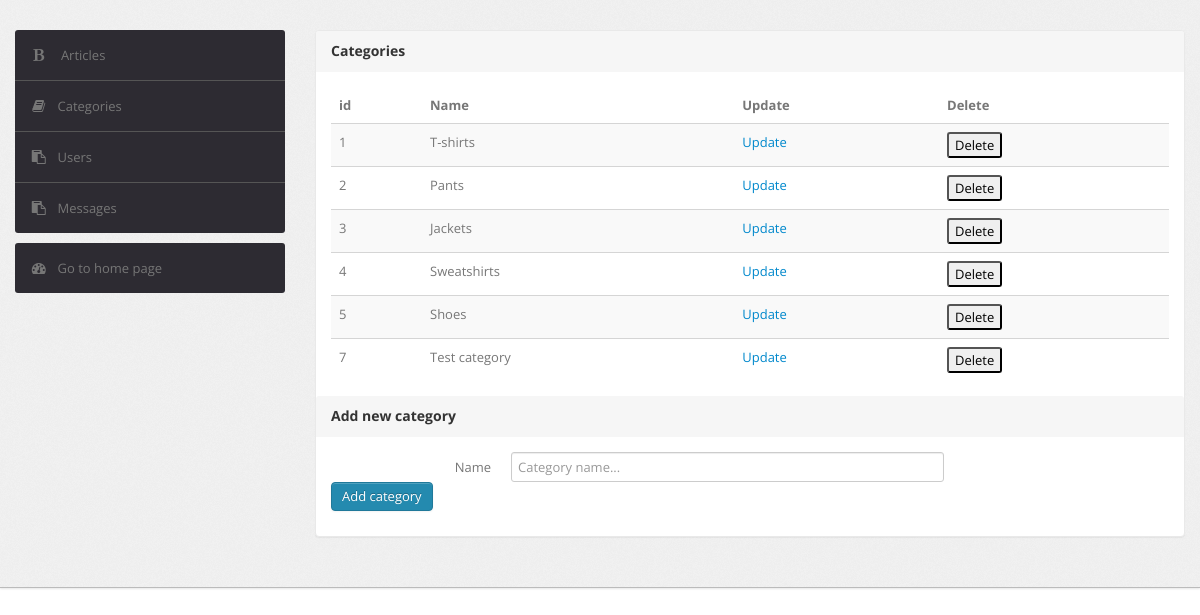
Page /admin-pannel/admin-index.php?admin-page=kategorije (signed in) on the committed database.
### tables this page shows
CREATE TABLE `kategorija` (
  `id_kategorija` int(11) NOT NULL,
  `naziv` varchar(55) NOT NULL
);

### admin-pannel/views/admin-kategorije.php (the view, shortened to what this page needs)
<?php
    $query = $conn->prepare("SELECT * FROM kategorija");
     try {
        $execCateg = $query->execute();
        $result = $query->fetchAll(PDO::FETCH_ASSOC);
    } catch (PDOException $exception) {
        var_dump($exception->getMessage()); die;
    }
    $kategorije = $result;
    $updateUrl = BASE_URL . 'admin-pannel/admin-index.php?admin-page=category-update&category_id=';
    $actionAddCateg = BASE_URL . "admin-pannel/admin-index.php?admin-page=post-category-insert";
 ?>
<div class="span9">
                    <div class="content">
                        <div class="module">
                            <div class="module-head">
                                <h3>
                                    Categories</h3>
                            </div>
                            <div class="module-body">
                                <table class="table table-striped">
                                    <thead>
                                        <tr>
                                            <th>id</th>
                                            <th>Name</th>
                                            <th>Update</th>
                                            <th>Delete</th>
                                        </tr>
                                    </thead>
                                    <tbody>
                                            <?php foreach ($kategorije as $kategorija): ?>
                                            <tr id="<?php echo 'kategorija-'.$kategorija['id_kategorija']; ?>">
                                                <td><?php echo $kategorija['id_kategorija'] ?></td>
                                                <td><?php echo $kategorija['naziv'] ?></td>
                                                <td><a href='<?php echo $updateUrl . $kategorija['id_kategorija'] ?>'>Update</a></td>
                                                <td>
                                                    <input  type="button"
                                                            class=".btn .btn-primary"
                                                            onclick='deleteCategory(<?php echo $kategorija['id_kategorija'];?>)'
                                                            value="Delete"
                                                    >
                                                </td>
                                            </tr>
                                            <?php endforeach; ?>
                                    </tbody>
                                    </table>
                            </div>
                                <div class="module-head">
                                    <h3>Add new category</h3>
                                </div>
                                <div class="module-body">
                                    <form id="formInsertArticle" class="form-horizontal row-fluid" method="POST" action="<?php echo $actionAddCateg ?>">
                                        <div class="control-group">
                                            <label class="control-label" for="basicinput">Name</label>
                                            <div class="controls">
                                                <input type="text" name="naziv-categ" id="nameInput" placeholder="Category name..." class="span8">
                                            </div>
                                        </div>
                                        <input type="submit" name="submit-new-category" value="Add category" class="btn btn-primary">
                                    </form>
                                </div>
                        </div>
                    </div>
                </div>

### admin-pannel/css/theme.css (style rules this page uses)
body { font-size: 13px; font-family: 'Open Sans', Arial, sans-serif; background: #fff; color: #777 }
h1, h2, h3, h4, h5, h6 { color: #333; margin-top: 0 }
h3 { font-size: 20px }
form { margin: 0 }
select, textarea, input[type="text"], input[type="password"], input[type="datetime"], input[type="datetime-local"], input[type="date"], input[type="month"], input[type="time"], input[type="week"], input[type="number"], input[type="email"], input[type="url"], input[type="search"], input[type="tel"], input[type="color"], .uneditable-input, label, input, button, select, textarea { -webkit-border-radius: 3px; -moz-border-radius: 3px; border-radius: 3px; font-size: 13px; font-family: 'Open Sans', Tahoma, Arial, sans-serif }
.module { background: #fff; -webkit-border-radius: 3px; -moz-border-radius: 3px; border-radius: 3px; border: 1px solid #ccc; border-bottom-color: #bbb; -webkit-box-shadow: 0 0 1px rgba(0,0,0,0.2); -moz-box-shadow: 0 0 1px rgba(0,0,0,0.2); box-shadow: 0 0 1px rgba(0,0,0,0.2); margin-bottom: 30px }
.form-horizontal .control-group, .form-vertical .control-group { margin-bottom: 0 }
.btn, .btn-box { -webkit-border-radius: 3px; -moz-border-radius: 3px; border-radius: 3px }
.btn { font-size: 13px; font-weight: 600 }
.btn { display: inline-block; margin-bottom: 0; font-weight: 400; text-align: center; vertical-align: middle; cursor: pointer; background-image: none; border: 1px solid transparent; white-space: nowrap; padding: 4px 10px; font-size: 13px; line-height: 1.42857; border-radius: 4px; -webkit-user-select: none; -moz-user-select: none; -ms-user-select: none; user-select: none }
.btn-primary { color: #fff; background-color: #248aaf; border-color: #20799a }
.table { margin-bottom: 0 }
.table th, .table td { border-color: #d5d5d5!important }
.module { box-shadow: 0 0 3px rgba(0,0,0,.1); border-color: #e9e9e9; margin-bottom: 20px; background-color: #fff; border-radius: 4px; -webkit-box-shadow: 0 1px 1px rgba(0,0,0,.05); box-shadow: 0 1px 1px rgba(0,0,0,.05); }
.module-head { color: #767676; background-color: #f6f6f6; border-color: #e9e9e9; padding: 10px 15px; border-bottom: 1px solid transparent; border-top-right-radius: 3px; border-top-left-radius: 3px; }
.module-head h3 { font-size: 14px; line-height: 20px; height: 20px; margin: 0 }
.module-body { padding: 15px }

### rows in the picture
kategorija: id_kategorija "1", naziv "T-shirts"
kategorija: id_kategorija "2", naziv "Pants"
kategorija: id_kategorija "3", naziv "Jackets"
kategorija: id_kategorija "4", naziv "Sweatshirts"
kategorija: id_kategorija "5", naziv "Shoes"
kategorija: id_kategorija "7", naziv "Test category"
